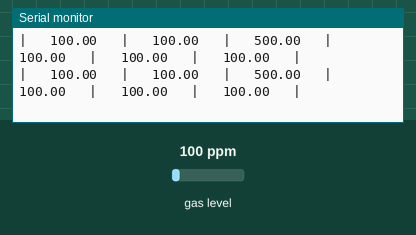
This sketch was run on a simulated Arduino Uno, built with avr-gcc and run on an emulated ATmega328P. On the bench: the last lines printed to the serial monitor. The inputs (shaded band) are chosen by the test bench; at power-on: gas level 100 ppm.

Above: at 1.2 s.
1.3 s: gas level set to 750 ppm
At 2.1 s:
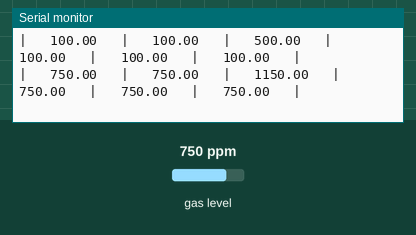
4.3 s: gas level set to 20 ppm
At 4.7 s:
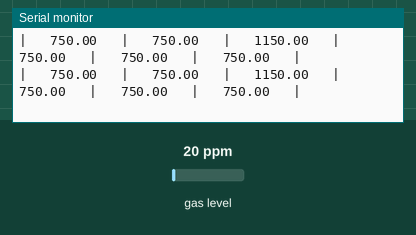
Timing chart, 0 to 7.3 s (numbered marks = the images above; inputs shaded):
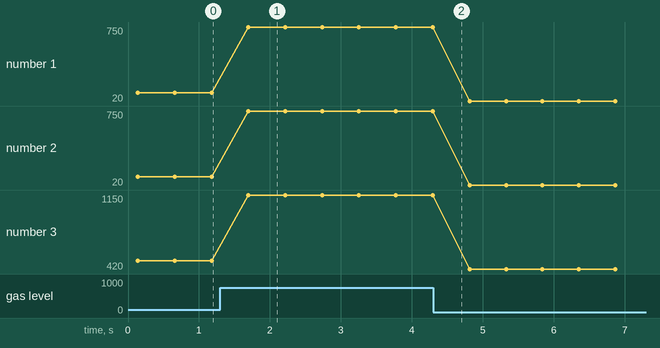

The sketch:

MQ135Read.ino
```cpp
//Include the library
#include <MQUnifiedsensor.h>

//Definitions
#define placa "Arduino MEGA"
#define Voltage_Resolution 5
#define pin A0 //Analog input 0 of your arduino
#define type "MQ-135" //MQ135
#define ADC_Bit_Resolution 10 // For arduino UNO/MEGA/NANO
#define RatioMQ135CleanAir 3.6//RS / R0 = 3.6 ppm
//#define calibration_button 13 //Pin to calibrate your sensor

//Declare Sensor
MQUnifiedsensor MQ135(placa, Voltage_Resolution, ADC_Bit_Resolution, pin, type);

void setup() {
  //Init the serial port communication - to debug the library
  Serial.begin(9600); //Init serial port

  //Set math model to calculate the PPM concentration and the value of constants
  MQ135.setRegressionMethod(1); //_PPM =  a*ratio^b

  /*****************************  MQ Init ********************************************/
  //Remarks: Configure the pin of arduino as input.
  /************************************************************************************/
  MQ135.init();
  MQ135.setRL(1);
  /*
    //If the RL value is different from 10K please assign your RL value with the following method:
    MQ135.setRL(10);
  */
  /*****************************  MQ CAlibration ********************************************/
  // Explanation:
  // In this routine the sensor will measure the resistance of the sensor supposedly before being pre-heated
  // and on clean air (Calibration conditions), setting up R0 value.
  // We recomend executing this routine only on setup in laboratory conditions.
  // This routine does not need to be executed on each restart, you can load your R0 value from eeprom.
  // Acknowledgements: https://jayconsystems.com/blog/understanding-a-gas-sensor
  Serial.print("Calibrating please wait.");
  float calcR0 = 0;
  for(int i = 1; i<=10; i ++)
  {
    MQ135.update(); // Update data, the arduino will read the voltage from the analog pin
    calcR0 += MQ135.calibrate(RatioMQ135CleanAir);
    Serial.print(".");
  }
  MQ135.setR0(calcR0/10);
  Serial.println("  done!.");

  if(isinf(calcR0)) {Serial.println("Warning: Conection issue, R0 is infinite (Open circuit detected) please check your wiring and supply"); while(1);}
  if(calcR0 == 0){Serial.println("Warning: Conection issue found, R0 is zero (Analog pin shorts to ground) please check your wiring and supply"); while(1);}
  /*****************************  MQ CAlibration ********************************************/
  Serial.println("** Values from MQ-135 ****");
  Serial.println("|    CO   |  Alcohol |   CO2  |  Toluen  |  NH4  |  Aceton  |");
}

void loop() {
  MQ135.update(); // Update data, the arduino will read the voltage from the analog pin

  MQ135.setA(605.18); MQ135.setB(-3.937); // Configure the equation to calculate CO concentration value
  float CO = MQ135.readSensor(); // Sensor will read PPM concentration using the model, a and b values set previously or from the setup

  MQ135.setA(77.255); MQ135.setB(-3.18); //Configure the equation to calculate Alcohol concentration value
  float Alcohol = MQ135.readSensor(); // SSensor will read PPM concentration using the model, a and b values set previously or from the setup

  MQ135.setA(110.47); MQ135.setB(-2.862); // Configure the equation to calculate CO2 concentration value
  float CO2 = MQ135.readSensor(); // Sensor will read PPM concentration using the model, a and b values set previously or from the setup

  MQ135.setA(44.947); MQ135.setB(-3.445); // Configure the equation to calculate Toluen concentration value
  float Toluen = MQ135.readSensor(); // Sensor will read PPM concentration using the model, a and b values set previously or from the setup

  MQ135.setA(102.2 ); MQ135.setB(-2.473); // Configure the equation to calculate NH4 concentration value
  float NH4 = MQ135.readSensor(); // Sensor will read PPM concentration using the model, a and b values set previously or from the setup

  MQ135.setA(34.668); MQ135.setB(-3.369); // Configure the equation to calculate Aceton concentration value
  float Aceton = MQ135.readSensor(); // Sensor will read PPM concentration using the model, a and b values set previously or from the setup
  Serial.print("|   "); Serial.print(CO);
  Serial.print("   |   "); Serial.print(Alcohol);
  // Note: 400 Offset for CO2 source: https://github.com/miguel5612/MQSensorsLib/issues/29
  /*
  Motivation:
  We have added 400 PPM because when the library is calibrated it assumes the current state of the
  air as 0 PPM, and it is considered today that the CO2 present in the atmosphere is around 400 PPM.
  https://www.lavanguardia.com/natural/20190514/462242832581/concentracion-dioxido-cabono-co2-atmosfera-bate-record-historia-humanidad.html
  */
  Serial.print("   |   "); Serial.print(CO2 + 400);
  Serial.print("   |   "); Serial.print(Toluen);
  Serial.print("   |   "); Serial.print(NH4);
  Serial.print("   |   "); Serial.print(Aceton);
  Serial.println("   |");
  /*
    Exponential regression:
  GAS      | a      | b
  CO       | 605.18 | -3.937
  Alcohol  | 77.255 | -3.18
  CO2      | 110.47 | -2.862
  Toluen  | 44.947 | -3.445
  NH4      | 102.2  | -2.473
  Aceton  | 34.668 | -3.369
  */

  delay(500); //Sampling frequency
}
```

Measured:
- after the input at 1.3 s, the serial monitor: prints a new line after 0.40 s (image 1)
- plotted number 1: 100 → 750 after the input at 1.3 s, 750 → 20 after the input at 4.3 s
- plotted number 2: 100 → 750 after the input at 1.3 s, 750 → 20 after the input at 4.3 s
- plotted number 3: 500 → 1150 after the input at 1.3 s, 1150 → 420 after the input at 4.3 s
